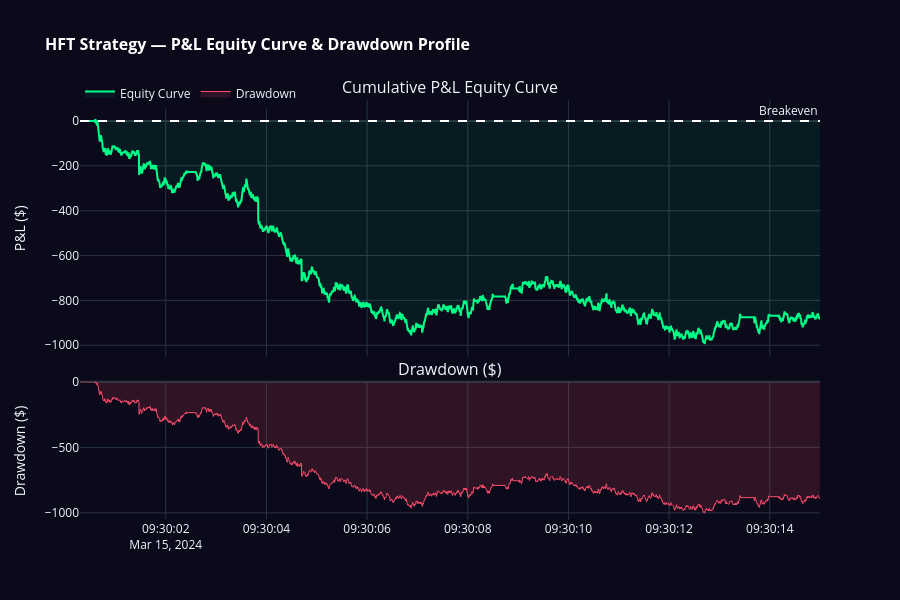

This figure's notebook cell:
### Code cell
# ═══════════════════════════════════════════════════════
#  CHART 3 — P&L EQUITY CURVE + DRAWDOWN
# ═══════════════════════════════════════════════════════

fig3 = make_subplots(
    rows=2, cols=1,
    subplot_titles=('Cumulative P&L Equity Curve', 'Drawdown ($)'),
    shared_xaxes=True,
    row_heights=[0.65, 0.35],
    vertical_spacing=0.06
)

# Equity curve
fig3.add_trace(go.Scatter(
    x=df['timestamp'], y=df['equity'],
    mode='lines', name='Equity Curve',
    line=dict(color='#00ff88', width=2),
    fill='tozeroy',
    fillcolor='rgba(0,255,136,0.07)'
), row=1, col=1)

# Zero line
fig3.add_hline(y=0, line_dash='dash', line_color='white',
               annotation_text='Breakeven', row=1, col=1)

# Drawdown
fig3.add_trace(go.Scatter(
    x=df['timestamp'], y=drawdown,
    mode='lines', name='Drawdown',
    line=dict(color='#ff4d6d', width=1),
    fill='tozeroy',
    fillcolor='rgba(255,77,109,0.15)'
), row=2, col=1)

fig3.update_layout(
    title=dict(text='<b>HFT Strategy — P&L Equity Curve & Drawdown Profile</b>',
               font=dict(size=16, color='white')),
    template='plotly_dark',
    height=600,
    plot_bgcolor='#0a0a1a',
    paper_bgcolor='#0a0a1a',
    hovermode='x unified',
    legend=dict(orientation='h', y=1.05)
)
fig3.update_yaxes(title_text='P&L ($)', row=1, col=1)
fig3.update_yaxes(title_text='Drawdown ($)', row=2, col=1)
fig3.show()

### Figure 1 — Plotly figure (JSON) as saved in the notebook; plotly's stock layout.template omitted (floating-point values rounded to 4 significant figures; data arrays with more than 128 entries replaced by an {"elided": "..."} marker saying what was removed)
{"data": [{"fill": "tozeroy", "fillcolor": "rgba(0,255,136,0.07)", "line": {"color": "#00ff88", "width": 2}, "mode": "lines", "name": "Equity Curve", "type": "scatter", "x": {"elided": "4901 str values"}, "xaxis": "x", "y": {"elided": "4901 float values"}, "yaxis": "y"}, {"fill": "tozeroy", "fillcolor": "rgba(255,77,109,0.15)", "line": {"color": "#ff4d6d", "width": 1}, "mode": "lines", "name": "Drawdown", "type": "scatter", "x": {"elided": "4901 str values"}, "xaxis": "x2", "y": {"elided": "4901 float values"}, "yaxis": "y2"}], "layout": {"annotations": [{"font": {"size": 16}, "showarrow": false, "text": "Cumulative P&L Equity Curve", "x": 0.5, "xanchor": "center", "xref": "paper", "y": 1, "yanchor": "bottom", "yref": "paper"}, {"font": {"size": 16}, "showarrow": false, "text": "Drawdown ($)", "x": 0.5, "xanchor": "center", "xref": "paper", "y": 0.329, "yanchor": "bottom", "yref": "paper"}, {"showarrow": false, "text": "Breakeven", "x": 1, "xanchor": "right", "xref": "x domain", "y": 0, "yanchor": "bottom", "yref": "y"}], "height": 600, "hovermode": "x unified", "legend": {"orientation": "h", "y": 1.05}, "paper_bgcolor": "#0a0a1a", "plot_bgcolor": "#0a0a1a", "shapes": [{"line": {"color": "white", "dash": "dash"}, "type": "line", "x0": 0, "x1": 1, "xref": "x domain", "y0": 0, "y1": 0, "yref": "y"}], "title": {"font": {"color": "white", "size": 16}, "text": "<b>HFT Strategy — P&L Equity Curve & Drawdown Profile</b>"}, "xaxis": {"anchor": "y", "domain": [0, 1], "matches": "x2", "showticklabels": false}, "xaxis2": {"anchor": "y2", "domain": [0, 1]}, "yaxis": {"anchor": "x", "domain": [0.389, 1], "title": {"text": "P&L ($)"}}, "yaxis2": {"anchor": "x2", "domain": [0, 0.329], "title": {"text": "Drawdown ($)"}}}}
